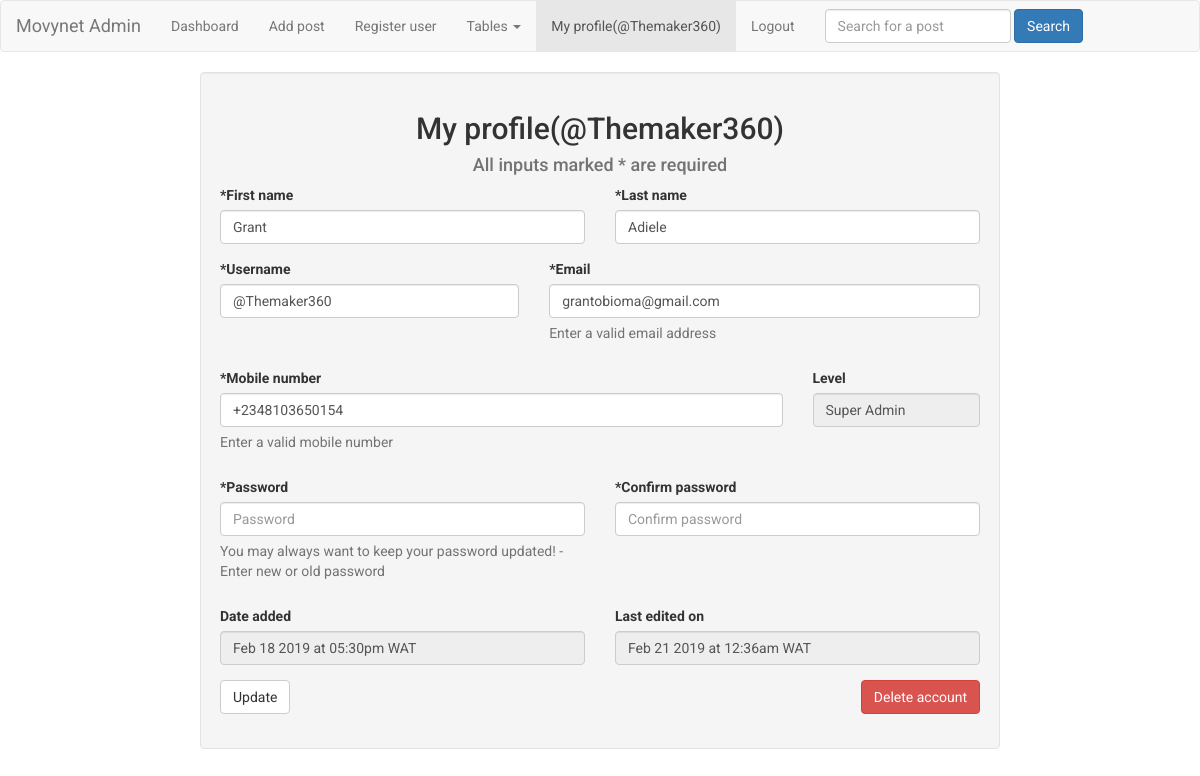
The app's page /admin/profile.php (signed in) with its own data.
### tables this page shows
CREATE TABLE `_users` (
  `id` int(11) NOT NULL,
  `fname` varchar(150) NOT NULL,
  `lname` varchar(150) NOT NULL,
  `username` varchar(150) NOT NULL,
  `email` varchar(150) NOT NULL,
  `mobile_number` varchar(20) NOT NULL,
  `level` varchar(20) NOT NULL,
  `password` varchar(255) NOT NULL,
  `reset_password_expiry` varchar(50) NOT NULL,
  `date_added` varchar(50) NOT NULL,
  `last_edited_on` varchar(50) NOT NULL
);

### classes/Session.php (called while the page is built, shortened)
<?php
class Session{
	public static function get($name){
		return $_SESSION[$name];
	}
}

### classes/Database.php (called while the page is built, shortened)
<?php
class Database{
	private static $_instance = null;
	private $_pdo, $_query, $_result, $_error = false;
	private function __construct(){
		try{
			$this->_pdo = new PDO('mysql:host='.DB_HOST.';dbname='.DB_NAME, DB_USERNAME, DB_PASSWORD);
		}catch(PDOException $e){
			exit($e->getMessage());
		}
	}
	public static function getInstance(){
		if(!isset(self::$_instance)){
			self::$_instance = new self();
		}
		return self::$_instance;
	}
	public function query($sql, $values = []){
		if($this->_query = $this->_pdo->prepare($sql)){
			if(is_array($values)){
				$x = 1;
				foreach($values as $key => $value){
					$this->_query->bindValue($x, $value);
					$x++;
				}
			}else{
				return "Array required on parameter 2.";
			}
		}
		if($this->_query->execute()){
			$this;
		}else{
			$this->_error = true;
		}
		return $this;
	}
	public function selectQuery($table, $columns = [], $conditions = []){
		$columnString = $whereString = $orderString = $limitString = '';
		$values = [];
		if(is_array($columns)){
			foreach($columns as $column => $value){
				$columnString .= "$value, ";
			}
			$columnString = rtrim($columnString, ', ');
		}else{
			return "Array required on parameter 2.";
		}
		if(is_array($conditions)){
			if(array_key_exists('WHERE', $conditions)){
				$whereString = 'WHERE ';
				foreach($conditions['WHERE'] as $key => $value){
					$whereString .= "$key = ? AND ";
					$values[] = $value;
				}
				$whereString = rtrim($whereString, ' AND ');
			}
		}else{
			return "Array required on parameter 3.";
		}
		$sql = trim("SELECT {$columnString} FROM {$table} {$whereString} {$orderString} {$limitString}");
		if($this->query($sql, $values)){
			$this;
		}else{
			$this->_error = true;
		}
		return $this;
	}
	public function results(){
		return $this->_result = $this->_query->fetch(PDO::FETCH_ASSOC);
	}
}

### admin/profile.php (the view, shortened to what this page needs)
<?php
$db = Database::getInstance();
$post = ['fname'=>'', 'lname'=>'', 'username'=>'', 'email'=>'', 'mobile_number'=>'', 'level'=>'', 'date_added'=>'', 'last_edited_on'=>''];
$selectQuery = $db->selectQuery('_users', ['fname', 'lname', 'username', 'email', 'mobile_number', 'level', 'date_added', 'last_edited_on'], [
	'WHERE' => ['id' => Session::get('id')]
]);
if(!$selectQuery->error()){
	$data = $selectQuery->results();
	$post = $data;
}else{
	$_message = $selectQuery->error_info()[2]." Unable to get user info.";
	$_message = alert_message($_message, 'danger');
}
?>
<!DOCTYPE html>
<html lang="en">
<head>
	<link rel="stylesheet" type="text/css" href="<?=SROOT?>assets/css/bootstrap.min.css" media="screen" title="no title" charset="utf-8">
</head>
<body>
	<?php include_once __DIR__.'/includes/nav.php'; ?>
	<div class="col-md-8 col-md-offset-2 well">
		<h2 class="text-center">My profile(<?=Session::get('username')?>)</h2>
		<h4 class="text-center help-block">All inputs marked * are required</h4>
		<form role="form" action="" method="post" enctype="multipart/form-data">
			<div class="form-group row">
				<div class="col-xs-6">
					<label for="first name">*First name</label>
					<input type="text" name="fname" required placeholder="John" class="form-control" value="<?=$post['fname']?>" minlength="3" maxlength="150" pattern="[A-Za-z ]{3,150}" title="Must contain letters or spaces only">
				</div>
				<div class="col-xs-6">
					<label for="last name">*Last name</label>
					<input type="text" name="lname" required placeholder="Lukes" class="form-control" value="<?=$post['lname']?>" minlength="3" maxlength="150" pattern="[A-Za-z ]{3,150}" title="Must contain letters or spaces only">
				</div>
			</div>
			<div class="form-group row">
				<div class="col-md-5">
					<label for="username">*Username</label>
					<input type="text" name="username" required placeholder="JohnLukes20" class="form-control" value="<?=$post['username']?>" minlength="3" maxlength="150" pattern="[A-Za-z0-9._-@ ]{3,150}" title="Must contain letters, numbers, spaces or characters(._-@) only">
				</div>
				<div class="col-md-7">
					<label for="email">*Email</label>
					<input type="email" name="email" required placeholder="example@email.com" class="form-control" value="<?=$post['email']?>" minlength="3" maxlength="150" pattern="[A-Za-z0-9._%+-]+@[A-Za-z0-9.-]+\.[a-z]{3,150}">
					<p class="help-block">Enter a valid email address</p>
				</div>
			</div>
			<div class="form-group row">
				<div class="col-md-9">
					<label for="mobile number">*Mobile number</label>
					<input type="text" name="mobile_number" required placeholder="+234876543210" class="form-control" value="<?=$post['mobile_number']?>" minlength="10" maxlength="20" pattern="\+?[0-9]{10,20}" title="Must contain numbers with or without a + sign at the beginning">
					<p class="help-block">Enter a valid mobile number</p>
				</div>
				<div class="col-md-3">
					<label for="level">Level</label>
					<input type="text" name="level" placeholder="level" class="form-control" value="<?=$post['level']?>" readonly>
				</div>
			</div>
			<div class="form-group row">
				<div class="col-md-6">
					<label for="password">*Password</label>
					<input type="password" name="password" required placeholder="Password" class="form-control" value="" minlength="6">
					<p class="help-block">You may always want to keep your password updated! - Enter new or old password</p>
				</div>
				<div class="col-md-6">
					<label for="confirm password">*Confirm password</label>
					<input type="password" name="confirmpassword" required placeholder="Confirm password" class="form-control" value="" minlength="6">
				</div>
			</div>
			<div class="form-group row">
				<div class="col-xs-6">
					<label for="date added">Date added</label>
					<input type="text" name="date_added" placeholder="Date added" class="form-control" value="<?=$post['date_added']?>" readonly>
				</div>
				<div class="col-xs-6">
					<label for="date added">Last edited on</label>
					<input type="text" placeholder="Last edited on" class="form-control" value="<?=$post['last_edited_on']?>" readonly>
				</div>
			</div>
			<div class="form-group">
				<input type="submit" value="Update" class="btn btn-default">
				<a href="<?=AROOT?>delete_account.php" class="btn btn-danger pull-right">Delete account</a>
			</div>
		</form>
	</div>
</body>
</html>

### admin/profile.php (style rules this page uses)
html, body { font-family:'Roboto', sans-serif; }

### records on screen
_users: fname "Grant", lname "Adiele", username "@Themaker360", email "grantobioma@gmail.com", mobile_number "+2348103650154", level "Super Admin", date_added "Feb 18 2019 at 05:30pm WAT", last_edited_on "Feb 21 2019 at 12:36am WAT"

### other values on screen
SITE_NAME "Movynet"
Session::get('username') "@Themaker360"
